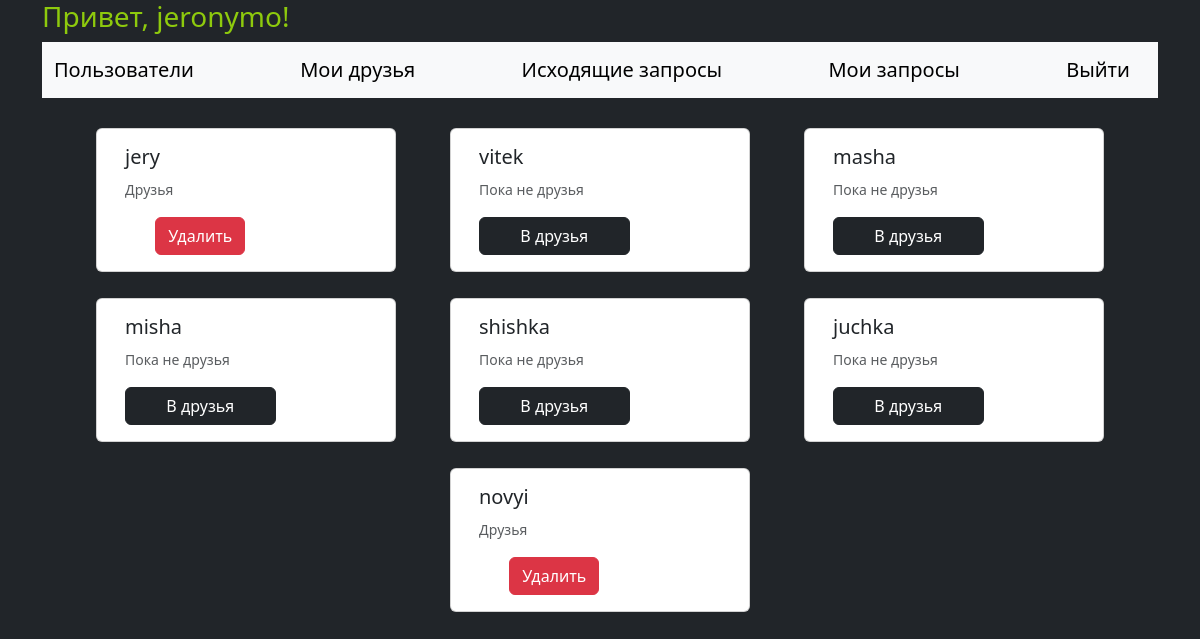
Page /userlist/ (signed in) on the committed database.
### main/models.py (models this page shows)
class User(AbstractUser):
    username = models.CharField(blank=False, unique=True, max_length=100, verbose_name='Логин')
    password = models.CharField(blank=False, max_length=50, verbose_name='Пароль')
    friends = models.ManyToManyField('User', blank=True)

### main/views.py (the view)
# urls.py: path('userlist/', all_users, name='all users'),
@login_required
def all_users(request):
    paginator = PageNumberPagination()
    paginator.page_size = 10
    context = {}
    context['menu'] = menu
    context['title'] = 'Все пользователи'
    context['users'] = []
    context['status'] = {}
    for i in User.objects.all().exclude(username = request.user):
        context['users'].append(i)
        if FriendRequest.objects.filter(from_user=request.user, to_user=i.id).exclude(status=2):
            context['status'][i.id] = 'Направлен запрос'
            continue
        if FriendRequest.objects.filter(to_user=request.user, from_user=i.id).exclude(status=2):
            context['status'][i.id] = 'Получен запрос'
            continue
        if FriendRequest.objects.filter(to_user=request.user, from_user=i.id, status=2) or FriendRequest.objects.filter(from_user=request.user, to_user=i.id, status=2):
            context['status'][i.id] = 'Друзья'
            continue
        context['status'][i.id] = 'Пока не друзья'
    return render(request, 'users/userlist.html', context=context)

### main/templates/users/userlist.html (shortened to what this page needs)
{% extends 'base.html' %}
{% block content %}
<nav class="navbar bg-body-tertiary">
    <div class="container-fluid">
        {% for title, adress in menu.items %}
        <a class="navbar-brand" href="{% url adress %}">{{title}}</a>
        {% endfor %}
    </div>
</nav>
   <div class="container mb-3" style="color:aliceblue; margin-top: 20px;">
        <div class="row row-cols-auto" style="justify-content: space-evenly;">
            {% for user in users %}
            <div class="col card mb-3" style="max-width: 600px; min-width: 300px; margin: 10px 0px;">
                <div class="row g-0">
                    <div class="col-md-8">
                        <div class="card-body">
                            <h5 class="card-title">{{ user.username }}</h5>
                            {% for username, state in status.items %}
                            {% if username == user.id %}
                            <p class="card-text"><small class="text-muted"> {{ state }}</small></p>
                            {% if state == 'Пока не друзья' %}
                            <a href="{% url 'friend request' user.id %}" class="btn btn-dark" style="display:block; min-width: 100px;">В друзья</a>
                            {% endif %}
                            <div style="display: flex; justify-content: space-around;">
                            {% if state == 'Друзья' or state == 'Получен запрос'%}
                            <a href="{% url 'delete' user.id %}" class="btn btn-danger" style="max-width: 80px; max-width: 100px;">Удалить</a>
                            {% endif %}
                            </div>
                            {% endif %}
                            {% endfor %}
                        </div>
                    </div>
                </div>
            </div>
            {% endfor %}
        </div>
    </div>
{% endblock %}

### rows in the picture
User: username "jery", status "Друзья"
User: username "vitek", status "Пока не друзья"
User: username "masha", status "Пока не друзья"
User: username "misha", status "Пока не друзья"
User: username "shishka", status "Пока не друзья"
User: username "juchka", status "Пока не друзья"
User: username "novyi", status "Друзья"

### other values in the picture
{{ title }} "Пользователи" "Мои друзья" "Исходящие запросы" "Мои запросы" "Выйти"
